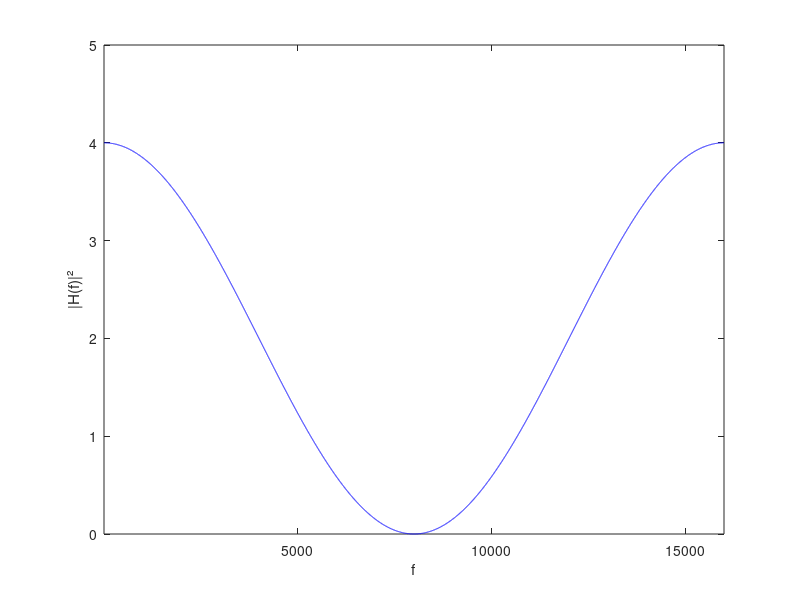
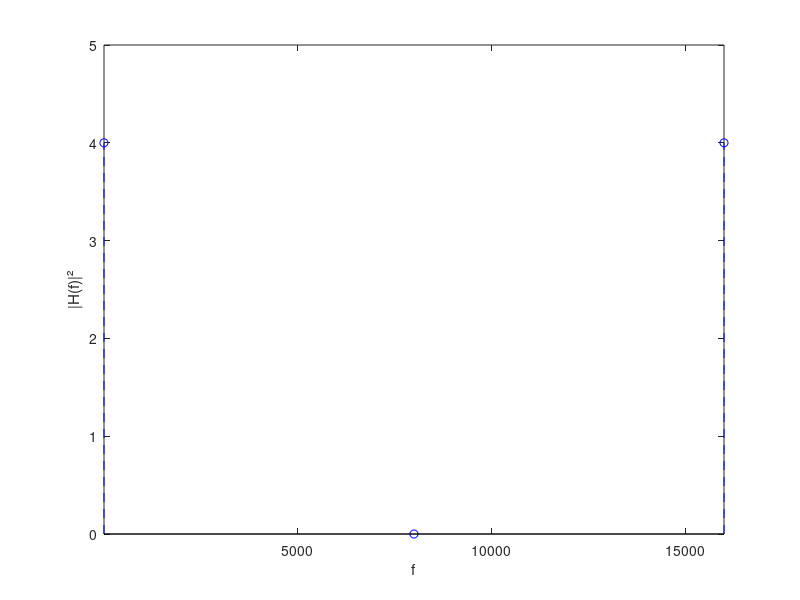

MATLAB code for these plots, in order:
Fe = 16000;
Te = 1/Fe;
f = [1:Fe];
D=1;
%D=2;
mod = 2+2*cos(2*pi*f*Te*D); %this is |H(f)|²

figure(1);
plot(f, mod, 'b');
xlabel('f');
ylabel('|H(f)|²');
axis([1 Fe 0 5]);

f = [0 Fe/2 Fe];
mod = 2+2*cos(2*pi*f*Te*D);

figure(2);
stem(f, mod, '--b');
xlabel('f');
ylabel('|H(f)|²');
axis([1 Fe 0 5]);